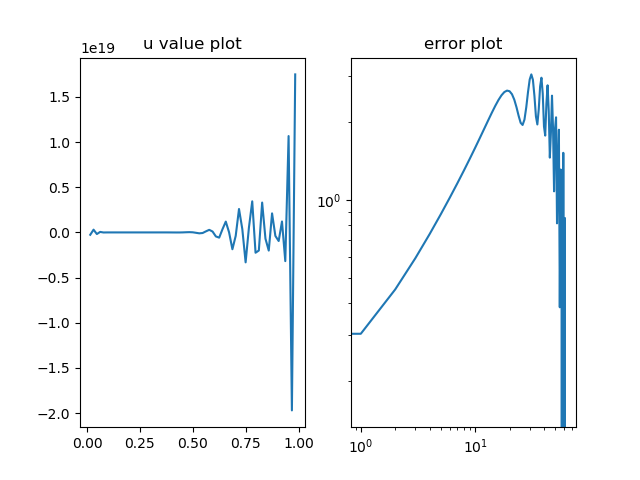

The script that drew this image:
# Evan Waldmann
# 3-21-19
# 4.1 Homework

import matplotlib.pyplot as plt
import numpy as np
import scipy.sparse as sp
import scipy.linalg as sla
import math
from numpy.linalg import *

def phi(x): return 20 * math.pi * x*x*x
def phiprime(x): return 20 *3* math.pi * x*x
def phiprimeprime(x): return 20 *6* math.pi * x

def u(x):  return 1 + 12*x - 10 *x*x + .5* math.sin(phi(x))
def f(x): return -20 + .5* phiprimeprime(x) *math.cos(phi(x)) - .5*(phiprime(x)*phiprime(x) ) *math.sin(phi(x))

def bookjac( F, uold, maxiter, h):
    for iter in np.arange(0,maxiter):
        unew=[]
        unew.append(uold[0])
        for i in np.arange(1, len(uold)-1):
            unew.append( 0.25*(uold[i-1] + uold[i+1] + uold[i] + uold[i] - h*h  * F[i]))
        unew.append(uold[len(uold)-1])
        uold = np.copy(unew)
    return uold

def interpolateMidpoints(x):
    newx =[]
    for i in np.arange(0, len(x)-1):
        newx.append(x[i])
        newx.append((x[i]+ x[i+1])/2)
    return np.array(newx)

def step(U0, RHS, level,h, A):
    if level ==1: #base case
        return U0 # not really sure what this is returning or why it is a concatination of a bunch of vectors (this is were you are supposed to solve a small system, but i could not figure that part out)
    else:
        k = [1,2,1]
        offset = [-1,0,1]
        I = (1/2) * sp.diags(k,offset, (m,32)).todense()
        R =1/2 * np.transpose(I)
        #step 1
        uv = np.array(bookjac(RHS, U0 , 3, h))  #get approximation to next u
        #step 2
        rv = RHS - uv*A #compute residual
        #step 3
        crv = rv[::2]  #choose every other rv to coarsen the grid
        cA = R*A*I # coarsen A grid
        #step 4
        ce =  bookjac(cA, crv, 3, h)
        #step 5
        e = np.array(interpolateMidpoints(ce))[0] # could not get the I to work for me
        print(e)
        uv = uv + np.array(e)
        #step 6 from class book
        #step 4 from the slang notes
        #return uv[0]
        return step(uv, RHS, level-1, h,A) # i know you are suposed to call the step function in step 4 but i couldn't figure that out


m= 64
h= 1/(m)
x =np.arange(0,1+h , h)
x=np.copy(x[1:m])
m=m-1

k = [1,-2,1]
offset = [-1,0,1]
A2 = (1/(h*h) * sp.diags(k,offset, (m,m)).todense())
F = [f(i) for i in x]
v= 3 # iterations
omega = 2/3 # i dont know where you are supposed to use this value
initialValue = np.zeros(m)

#A U = RHS with U0 intial value
val = step(initialValue , np.array(F) , 6, h, A2 )

#graph solution
plt.subplot(1,2,1)
plt.plot(x, val[0])
plt.title("u value plot")

#log log error plot
exact = sla.solve(A2,F)
plt.subplot(1,2,2)
plt.loglog(np.arange(0,63), exact)
plt.title("error plot")

plt.show()
